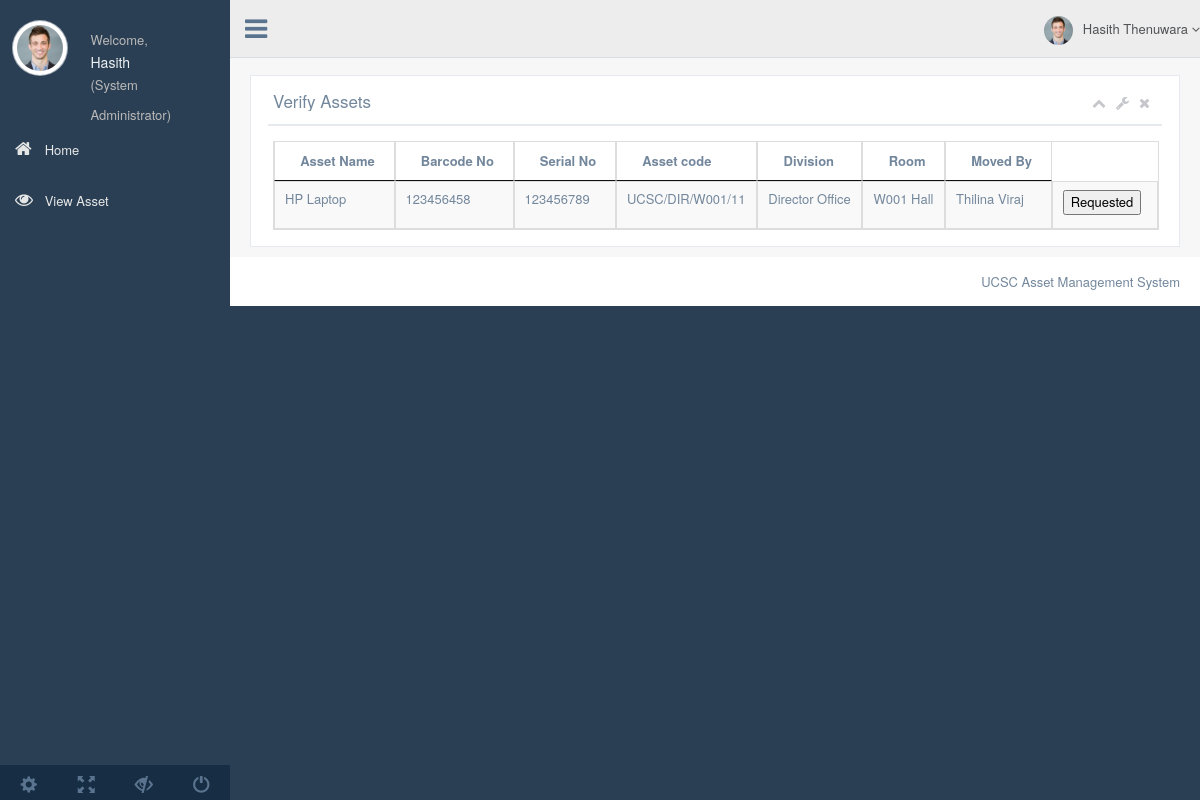
The app's page /verify_asset.php (signed in) with its own data.
### tables this page shows
CREATE TABLE `asset` (
  `Asset_ID` int(11) NOT NULL,
  `Barcode_No` int(11) DEFAULT NULL,
  `Asset_Name` varchar(60) NOT NULL,
  `Asset_type` varchar(60) NOT NULL,
  `Asset_Category` varchar(60) NOT NULL,
  `Model_No` varchar(60) NOT NULL,
  `Brand` varchar(60) NOT NULL,
  `Serial_No` varchar(60) NOT NULL,
  `Purchase_Date` date NOT NULL,
  `Warranty_End` date NOT NULL,
  `Price` float NOT NULL,
  `Depreciation` float DEFAULT NULL,
  `Last_Value_date` datetime NOT NULL DEFAULT CURRENT_TIMESTAMP,
  `Original_Value` float NOT NULL,
  `Current_Value` float DEFAULT NULL,
  `Vendor` varchar(60) NOT NULL,
  `Vendor_Address` text NOT NULL,
  `Current_Division` varchar(60) DEFAULT NULL,
  `Current_Room` varchar(60) DEFAULT NULL,
  `Asset_Code` varchar(60) DEFAULT NULL,
  `Asset_available` tinyint(11) NOT NULL DEFAULT '1',
  `Asset_approved` tinyint(4) NOT NULL DEFAULT '0',
  `Description` text,
  `Entry_date` datetime NOT NULL DEFAULT CURRENT_TIMESTAMP,
  `Image` varchar(250) NOT NULL
);

CREATE TABLE `division` (
  `Division_Code` varchar(4) NOT NULL,
  `Division_Name` varchar(60) NOT NULL,
  `Description` text
);

CREATE TABLE `room` (
  `Room_code` varchar(4) NOT NULL,
  `Room_name` varchar(60) NOT NULL,
  `Division` varchar(4) NOT NULL,
  `Wing` varchar(10) NOT NULL,
  `Floor` varchar(11) NOT NULL,
  `Description` text NOT NULL
);

CREATE TABLE `user` (
  `user_ID` int(11) NOT NULL,
  `user_email` varchar(60) NOT NULL,
  `user_password` varchar(128) NOT NULL,
  `first_name` varchar(30) NOT NULL,
  `last_name` varchar(30) NOT NULL,
  `user_level` varchar(60) NOT NULL,
  `division` varchar(4) NOT NULL,
  `gender` varchar(1) NOT NULL,
  `Contact_Number` varchar(20) DEFAULT NULL
);

### server_access.php (called while the page is built, shortened)
<?php
class dbConnect
{
    private static $instance = NULL;
    private function __construct(){
        $this->dbh=new mysqli(DB_HOST, DB_USER, DB_PASSWORD, DB_DATABASE);
        return $this->dbh;
    }
    public static function connect(){
        if (self::$instance == NULL){
            self::$instance = new dbConnect();
        }
        return self::$instance;
    }
}

### function.php (called while the page is built, shortened)
<?php
include "server_access.php";
class FAssetClerk{
    private $db = NULL;
    function __construct(){
        $this->db = dbConnect::connect();
    }
    function retrieve_new_assets($division=""){
        if ($division != ""){
            $que = "SELECT asset.Asset_ID, Asset_Name, asset.Barcode_No, asset.Serial_No, asset.Asset_Code, division.Division_Name, room.Room_name, user.first_name, user.last_name FROM asset INNER JOIN asset_movement on asset.Asset_ID=asset_movement.asset_id INNER JOIN division ON asset_movement.new_division=division.Division_Code INNER JOIN room ON asset_movement.new_room = room.Room_code INNER JOIN user ON user.user_ID = asset_movement.moved_by WHERE asset_movement.verified IS NULL AND new_division='$division'";
        }
        $res = $this->db->dbh->query($que);
        return $res;
    }
   function retrieve_user_level_name($user_level){
       $level_array = array('asset_clerk' => "Asset Clerk", 'dp_registrar'=>'Deputy Registrar', 'div_asset_clerk' => "Divisional Asset Clerk", "bursar" => "Bursar", "system_admin" => "System Administrator", "temp_user" => "Temporary User");
       $level = $level_array[$user_level];
       return $level;
   }
}

### verify_asset.php (the view, shortened to what this page needs)
<?php
 include "function.php"; if (!isset($_SESSION['user_details'])){     header("location:login.php");     exit(); }
$log = new FAssetClerk();
$user_details = $_SESSION['user_details']; $level = $log->retrieve_user_level_name($user_details['user_level']);
$first_name = $user_details['first_name'];
$last_name = $user_details['last_name'];
$division = $user_details['division'];
$res = $log->retrieve_new_assets($division);
?>
<!DOCTYPE html>
<html lang="en">
<head>
  <link href="css/bootstrap.min.css" rel="stylesheet">
  <link href="fonts/css/font-awesome.min.css" rel="stylesheet">
  <link href="css/animate.min.css" rel="stylesheet">
  <link href="css/custom.css" rel="stylesheet">
  <link href="css/icheck/flat/green.css" rel="stylesheet">
  <link href="css/datatables/jquery.dataTables.min.css" rel="stylesheet" type="text/css" />
  <link href="css/datatables/buttons.bootstrap.min.css" rel="stylesheet" type="text/css" />
  <link href="css/datatables/fixedHeader.bootstrap.min.css" rel="stylesheet" type="text/css" />
  <link href="css/datatables/responsive.bootstrap.min.css" rel="stylesheet" type="text/css" />
  <link href="css/datatables/scroller.bootstrap.min.css" rel="stylesheet" type="text/css" />
</head>
<body class="nav-md">
  <div class="container body">
    <div class="main_container">
      <div class="col-md-3 left_col">
        <div class="left_col scroll-view">
          <div class="profile">
            <div class="profile_pic">
              <img src="images/img.jpg" alt="..." class="img-circle profile_img">
            </div>
            <div class="profile_info">
              <span>Welcome,</span>
              <h2><?php echo $first_name;?></h2>               <span>(<?php echo $level;?>)</span>
            </div>
          </div>
          <br />
          <div id="sidebar-menu" class="main_menu_side hidden-print main_menu">
            <div class="menu_section">
              <ul class="nav side-menu">
				<?php if (($user_details['user_level'] == 'asset_clerk')){
                                    echo '<li><a href="assetclerk.php"><i class="fa fa-home"></i> Home </span></a></li>';
                                }
                                    else{
                                       echo '<li><a href="diviassetclerk.php"><i class="fa fa-home"></i> Home </span></a></li>';
                                    }
                                ?>
				<li><a href="viewasset.php"><i class="fa fa-eye"></i> View Asset </span></a></li>
               </ul>
            </div>
          </div>
          <div class="sidebar-footer hidden-small">
            <a data-toggle="tooltip" data-placement="top" title="Settings">
              <span class="glyphicon glyphicon-cog" aria-hidden="true"></span>
            </a>
            <a data-toggle="tooltip" data-placement="top" title="FullScreen">
              <span class="glyphicon glyphicon-fullscreen" aria-hidden="true"></span>
            </a>
            <a data-toggle="tooltip" data-placement="top" title="Lock">
              <span class="glyphicon glyphicon-eye-close" aria-hidden="true"></span>
            </a>
            <a data-toggle="tooltip" data-placement="top" title="Logout">
              <span class="glyphicon glyphicon-off" aria-hidden="true"></span>
            </a>
          </div>
        </div>
      </div>
      <div class="top_nav">
        <div class="nav_menu">
          <nav class="" role="navigation">
            <div class="nav toggle">
              <a id="menu_toggle"><i class="fa fa-bars"></i></a>
            </div>
            <ul class="nav navbar-nav navbar-right">
              <li class="">
                <a href="javascript:;" class="user-profile dropdown-toggle" data-toggle="dropdown" aria-expanded="false">
                  <img src="images/img.jpg" alt=""><?php echo "$first_name $last_name";?>
                  <span class=" fa fa-angle-down"></span>
                </a>
              </li>
            </ul>
          </nav>
        </div>
      </div>
      <div class="right_col" role="main">
        <div class="">
          <div class="page-title">
          </div>
          <div class="row">
            <div class="col-md-12 col-sm-12 col-xs-12">
              <div class="x_panel">
                <div class="x_title">
                  <h2> Verify Assets</h2>
                  <ul class="nav navbar-right panel_toolbox">
                    <li><a class="collapse-link"><i class="fa fa-chevron-up"></i></a>
                    </li>
                    <li class="dropdown">
                      <a href="#" class="dropdown-toggle" data-toggle="dropdown" role="button" aria-expanded="false"><i class="fa fa-wrench"></i></a>
                    </li>
                    <li><a class="close-link"><i class="fa fa-close"></i></a>
                    </li>
                  </ul>
                  <div class="clearfix"></div>
                </div>
                <div class="x_content">
                  <table id="datatable" class="table table-striped table-bordered">
                    <thead>
					<th align="style="justify"><strong >&nbsp;&nbsp;Asset Name </strong></th>
					<th align="style="justify"><strong >&nbsp;&nbsp;Barcode No </strong></th>
					<th align="style="justify"><strong >&nbsp;&nbsp;Serial No </strong></th>
					<th align="style="justify"><strong >&nbsp;&nbsp;Asset code </strong></th>
					<th align="style="justify"><strong >&nbsp;&nbsp;Division </strong></th>
					<th align="style="justify"><strong >&nbsp;&nbsp;Room </strong></th>
                                        <th align="style="justify"><strong >&nbsp;&nbsp;Moved By</strong></th>
                    </thead>
                    <tbody>
                <?php
                while ($array = $res->fetch_assoc()){
                echo '<tr><td>'.$array['Asset_Name'].'</td>'
                . '<td>'.$array['Barcode_No'].'</td>'
                        . '<td>'.$array['Serial_No'].'</td>'
                        . '<td>'.$array['Asset_Code'].'</td>'
                        . '<td>'.$array['Division_Name'].'</td>'
                        . '<td>'.$array['Room_name'].'</td>'
                        . '<td>'.$array['first_name'].' '.$array['last_name'].'</td>'
                        . '<td><button type="btn btn-primary" name="approve_asset" onclick="window.location.href=\'verify_function.php?id='.$array['Asset_ID'].'\'">Requested</button></td></tr>';
                }
		?>
            </tbody>
                  </table>
                </div>
              </div>
            </div>
                </div>
              </div>
            </div>
            <footer>
              <div class="pull-right">
                UCSC Asset Management System
              </div>
              <div class="clearfix"></div>
            </footer>
          </div>
        </div>
        <div id="custom_notifications" class="custom-notifications dsp_none">
          <div class="clearfix"></div>
        </div>
</body>
</html>

### records on screen
asset: Asset_Name "HP Laptop", Barcode_No "123456458", Serial_No "123456789", Asset_Code "UCSC/DIR/W001/11", Current_Division.Division_Name "Director Office", Current_Room.Room_name "W001 Hall", user.first_name "Thilina", user.last_name "Viraj"

### other values on screen
$first_name "Hasith"
$level "System Administrator"
$last_name "Thenuwara"
